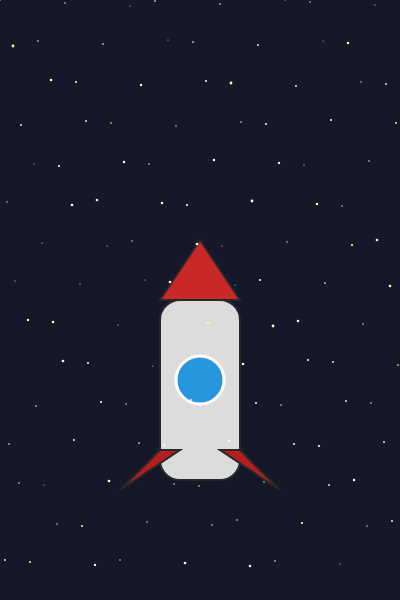
Frame 1 (no input)
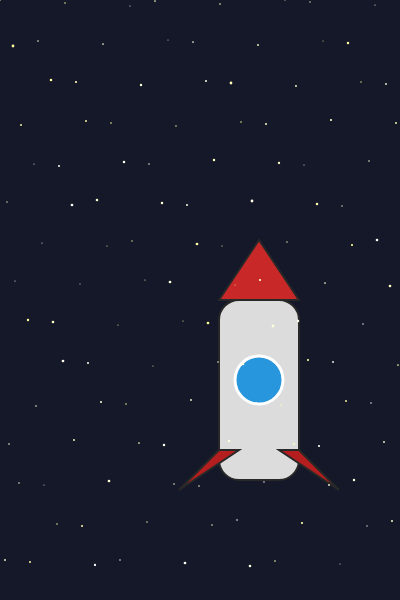
Frame 60 (no input)
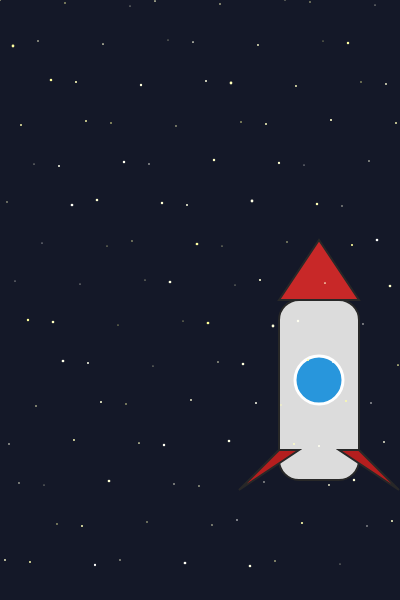
Frame 120 (the mouse pressed at the canvas centre since frame 60)

The p5.js sketch that drew these frames (run headless with seeded random() and noise() and a simulated clock; from frame 60 on, the mouse is pressed at the canvas centre):

// p5.js sketch
// ── sketch.js
let xMax = 400;
let yMax = 600;
let xrocket = xMax/2;
let yrocket = yMax*0.6;

function setup() {
  createCanvas(xMax, yMax);
}

function draw() {
  background(20,24,40);

  push();
  //corpo del rocket
  fill(220);
  stroke(40);
  strokeWeight(2);
  rectMode(CENTER);
  rect(xrocket, yrocket+30, 80, 180, 20);

  //nose del rocket
  fill(200, 40, 40); //red
  triangle(xrocket-40, yrocket-60, xrocket, yrocket-120, xrocket+40, yrocket-60);

  //window
  fill(40, 150, 220); //blue
    stroke(255); //bordo bianco
  strokeWeight(3);
  ellipse(xrocket, yrocket+20, 48, 48);

  //left e right wings
  fill(180, 30, 30);
  stroke(40);
  strokeWeight(2);
  triangle (xrocket-40, yrocket+90, xrocket-80, yrocket+130, xrocket-20, yrocket+90); //left
    triangle (xrocket+40, yrocket+90, xrocket+80, yrocket+130, xrocket+20, yrocket+90); //right per simmetria da left x=-x; y=y

  pop();

  push();
  randomSeed(99) // imposto il seme di generazione dei numeri random
  noStroke(); //tolgo outline delle stelle
  for(let i=0; i<120; i++){
    let sx = (i*37) % width + i%3;
    let sy = (i*40) % height + i%7;
    fill(255,255, random(150,255));
    ellipse(sx, sy, random(1,2.8));
     /*if(i%2 == 0){              //primo tipo
      fill(255,255,150);
      ellipse (sx, sy, 1);
    } else if (i%3 == 0) {      //secondo tipo
      fill (200,100,255);
      ellipse(sx, sy, 1.5);
    }else {                     //terzo tipo
      fill (255,255, 100);
      ellipse(sx, sy, 2.8); 
      
    }*/
  }
  pop();

  xrocket = (xrocket + 1)%(xMax+120); //Animazione:
}
